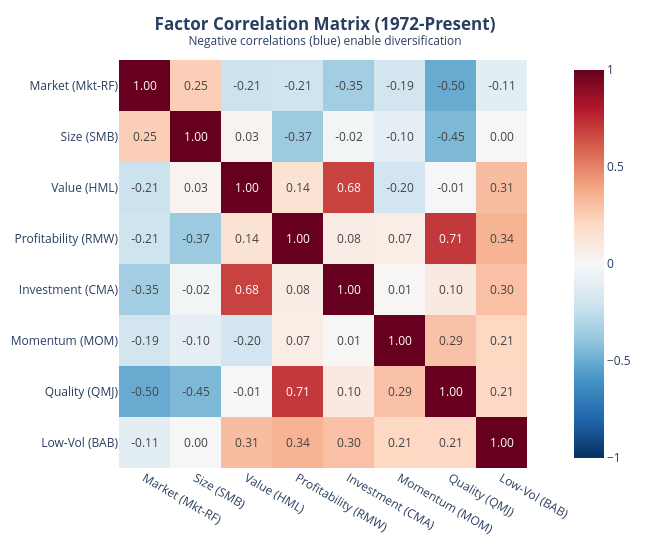

Here is the notebook cell this chart was saved with:
### Markdown cell above
Layout — title, template, dimensions.

### Code cell
fig.update_layout(
    title=dict(
        text="<b>Factor Correlation Matrix (1972-Present)</b><br>"
        "<sup>Negative correlations (blue) enable diversification</sup>",
        x=0.5,
    ),
    template="plotly_white",
    height=550,
    width=650,
)

### Figure 1 — Plotly figure (JSON) as saved in the notebook; plotly's stock layout.template omitted (floating-point values rounded to 4 significant figures)
{"data": [{"coloraxis": "coloraxis", "hovertemplate": "x: %{x}<br>y: %{y}<br>color: %{z}<extra></extra>", "name": "0", "texttemplate": "%{z:.2f}", "type": "heatmap", "x": ["Market (Mkt-RF)", "Size (SMB)", "Value (HML)", "Profitability (RMW)", "Investment (CMA)", "Momentum (MOM)", "Quality (QMJ)", "Low-Vol (BAB)"], "xaxis": "x", "y": ["Market (Mkt-RF)", "Size (SMB)", "Value (HML)", "Profitability (RMW)", "Investment (CMA)", "Momentum (MOM)", "Quality (QMJ)", "Low-Vol (BAB)"], "yaxis": "y", "z": [[1.0, 0.2458, -0.2149, -0.2077, -0.3484, -0.1882, -0.5034, -0.105], [0.2458, 1.0, 0.02893, -0.369, -0.02458, -0.09573, -0.4503, 0.004051], [-0.2149, 0.02893, 1.0, 0.1448, 0.6797, -0.1953, -0.008562, 0.3127], [-0.2077, -0.369, 0.1448, 1.0, 0.07805, 0.06883, 0.7075, 0.3443], [-0.3484, -0.02458, 0.6797, 0.07805, 1.0, 0.006389, 0.09673, 0.2988], [-0.1882, -0.09573, -0.1953, 0.06883, 0.006389, 1.0, 0.2909, 0.2083], [-0.5034, -0.4503, -0.008562, 0.7075, 0.09673, 0.2909, 1.0, 0.2063], [-0.105, 0.004051, 0.3127, 0.3443, 0.2988, 0.2083, 0.2063, 1.0]]}], "layout": {"coloraxis": {"cmax": 1, "cmin": -1, "colorscale": [[0.0, "rgb(5,48,97)"], [0.1, "rgb(33,102,172)"], [0.2, "rgb(67,147,195)"], [0.3, "rgb(146,197,222)"], [0.4, "rgb(209,229,240)"], [0.5, "rgb(247,247,247)"], [0.6, "rgb(253,219,199)"], [0.7, "rgb(244,165,130)"], [0.8, "rgb(214,96,77)"], [0.9, "rgb(178,24,43)"], [1.0, "rgb(103,0,31)"]]}, "height": 550, "margin": {"t": 60}, "title": {"text": "<b>Factor Correlation Matrix (1972-Present)</b><br><sup>Negative correlations (blue) enable diversification</sup>", "x": 0.5}, "width": 650, "xaxis": {"anchor": "y", "constrain": "domain", "domain": [0.0, 1.0], "scaleanchor": "y"}, "yaxis": {"anchor": "x", "autorange": "reversed", "constrain": "domain", "domain": [0.0, 1.0]}}}
